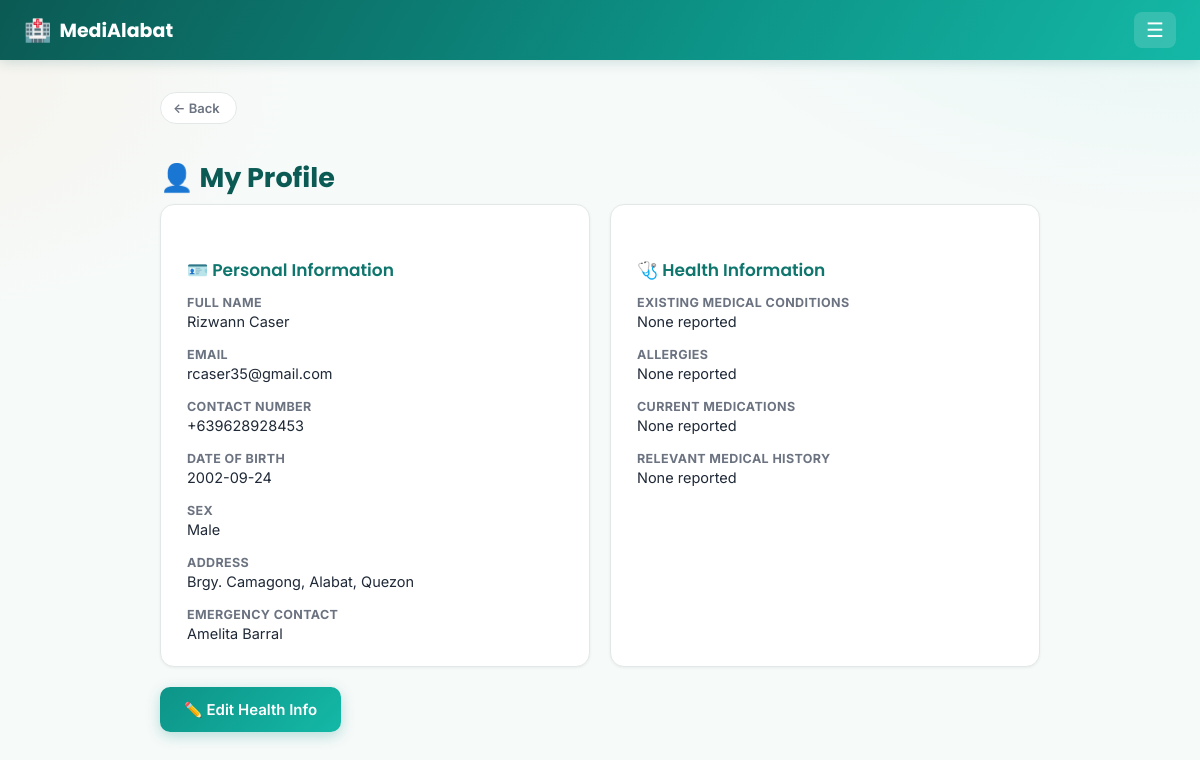
Screenshot of /profile (signed in) with the database file from the repository.
### tables this page shows
CREATE TABLE users (
    id INTEGER PRIMARY KEY AUTOINCREMENT,
    role TEXT NOT NULL CHECK(role IN ('patient', 'staff')),
    full_name TEXT NOT NULL,
    email TEXT UNIQUE NOT NULL,
    password_hash TEXT NOT NULL,
    contact_number TEXT,
    created_at TEXT DEFAULT CURRENT_TIMESTAMP
, first_name TEXT, middle_name TEXT, last_name TEXT, status TEXT NOT NULL DEFAULT 'active', reviewed_by INTEGER, reviewed_at TEXT);

CREATE TABLE patient_profiles (
    user_id INTEGER PRIMARY KEY REFERENCES users(id) ON DELETE CASCADE,
    date_of_birth TEXT,
    address TEXT,
    sex TEXT,
    emergency_contact TEXT,
    existing_conditions TEXT,
    allergies TEXT,
    medications TEXT,
    medical_history TEXT
, emergency_contact_name TEXT, emergency_contact_relation TEXT, emergency_contact_number TEXT);

### app.py (the view)
@app.route("/profile")
@login_required(role="patient")
def patient_profile(user):
    conn = get_db()
    profile = conn.execute(
        "SELECT * FROM patient_profiles WHERE user_id = ?", (user["id"],)
    ).fetchone()
    conn.close()
    return render_template("patient/profile.html", profile=profile)

### app.py (called while the page is built)
def current_user():
    if "user_id" not in session:
        return None
    conn = get_db()
    user = conn.execute("SELECT * FROM users WHERE id = ?", (session["user_id"],)).fetchone()
    conn.close()
    return user

def current_lang():
    return session.get("lang", DEFAULT_LANG)

@app.context_processor
def inject_globals():
    lang = current_lang()
    def fdate(d):
        """'October 8, 2026' / 'Oktubre 8, 2026' — month name follows the active language."""
        return f"{_t('month.' + str(d.month), lang=lang)} {d.day}, {d.year}"
    def fdatetime(value):
        """Format a stored 'YYYY-MM-DD HH:MM' string; returns '' for empty/unparseable values."""
        try:
            dt = datetime.strptime(value, "%Y-%m-%d %H:%M")
        except (TypeError, ValueError):
            return ""
        hour12 = dt.hour % 12 or 12
        return f"{fdate(dt.date())} · {hour12}:{dt.minute:02d} {'AM' if dt.hour < 12 else 'PM'}"
    return {
        "current_user": current_user(),
        "current_lang": lang,
        "t": lambda key, **kwargs: _t(key, lang=lang, **kwargs),
        "fdate": fdate,
        "fdatetime": fdatetime,
    }

def login_required(role=None):
    def decorator(view):
        @functools.wraps(view)
        def wrapped(*args, **kwargs):
            user = current_user()
            if user is None:
                return redirect(url_for("login"))
            if user["role"] == "staff" and user["status"] != "active":
                session.clear()                    # an unapproved / rejected staff account must never get in
                return redirect(url_for("login"))
            if role and user["role"] != role:
                abort(403)
            return view(user, *args, **kwargs)
        return wrapped
    return decorator

### db.py (called while the page is built)
def get_db():
    conn = sqlite3.connect(DB_PATH)
    conn.row_factory = sqlite3.Row
    conn.execute("PRAGMA foreign_keys = ON")
    return conn

### translations.py (called while the page is built)
def t(key, lang="en", **kwargs):
    entry = TRANSLATIONS.get(key)
    if not entry:
        return key
    text = entry.get(lang) or entry.get(DEFAULT_LANG) or key
    if kwargs:
        try:
            text = text.format(**kwargs)
        except (KeyError, IndexError):
            pass
    return text

### templates/patient/profile.html (shortened to what this page needs)
{% extends "base.html" %}
{% block content %}
<h1 class="fade-in">👤 {{ t('profile.title') }}</h1>
<div class="two-col">
    <div class="card fade-in">
        <h2>🪪 {{ t('profile.personal_info') }}</h2>
        <dl class="detail-list">
            <dt>{{ t('auth.full_name') }}</dt><dd>{{ current_user.full_name }}</dd>
            <dt>{{ t('auth.email_only') }}</dt><dd>{{ current_user.email }}</dd>
            <dt>{{ t('auth.contact_number') }}</dt><dd>{{ current_user.contact_number }}</dd>
            <dt>{{ t('auth.dob') }}</dt><dd>{{ profile.date_of_birth }}</dd>
            <dt>{{ t('auth.sex') }}</dt><dd>{{ profile.sex }}</dd>
            <dt>{{ t('auth.address') }}</dt><dd>{{ profile.address }}</dd>
            {% if profile.emergency_contact_name or profile.emergency_contact_relation or profile.emergency_contact_number %}
            <dt>{{ t('profile.emergency_contact_name') }}</dt><dd>{{ profile.emergency_contact_name or t('profile.none_reported') }}</dd>
            <dt>{{ t('profile.emergency_contact_relation') }}</dt><dd>{{ profile.emergency_contact_relation or t('profile.none_reported') }}</dd>
            <dt>{{ t('profile.emergency_contact_number') }}</dt><dd>{{ profile.emergency_contact_number or t('profile.none_reported') }}</dd>
            {% else %}
            <dt>{{ t('profile.emergency_contact') }}</dt><dd>{{ profile.emergency_contact or t('profile.none_reported') }}</dd>
            {% endif %}
        </dl>
    </div>
    <div class="card fade-in">
        <h2>🩺 {{ t('profile.health_info') }}</h2>
        <dl class="detail-list">
            <dt>{{ t('profile.existing_conditions') }}</dt><dd>{{ profile.existing_conditions or t('profile.none_reported') }}</dd>
            <dt>{{ t('profile.allergies') }}</dt><dd>{{ profile.allergies or t('profile.none_reported') }}</dd>
            <dt>{{ t('profile.medications') }}</dt><dd>{{ profile.medications or t('profile.none_reported') }}</dd>
            <dt>{{ t('profile.medical_history') }}</dt><dd>{{ profile.medical_history or t('profile.none_reported') }}</dd>
        </dl>
    </div>
</div>
<a href="{{ url_for('patient_profile_edit') }}" class="btn-primary">✏️ {{ t('profile.edit_btn') }}</a>
{% endblock %}

### static/style.css (style rules this page uses)
:root { --primary: #0d9488; --primary-dark: #0f766e; --primary-darker: #0b5a54; --accent: #2dd4bf; --accent-warm: #fb923c; --bg: #f6faf9; --card-bg: #ffffff; --text: #1f2937; --muted: #6b7280; --danger: #dc2626; --border: #e2e8e7; --radius: 14px; --radius-lg: 20px; --shadow-sm: 0 1px 3px rgba(15, 23, 42, 0.06); --shadow-md: 0 8px 24px rgba(13, 148, 136, 0.10); --shadow-lg: 0 16px 40px rgba(13, 148, 136, 0.16); --heading: var(--primary-darker); --subheading: var(--primary-dark); --input-bg: #fbfdfd; --surface-faint: #edf2f1; --control-bg: #ffffff; --hero-gradient: linear-gradient(135deg, #0d9488 0%, #14b8a6 50%, #2dd4bf 100%); --nav-gradient: linear-gradient(120deg, #0b5a54, #0d9488 60%, #14b8a6); --btn-gradient: linear-gradient(135deg, #0d9488, #14b8a6); --btn-shadow: rgba(13, 148, 136, 0.28); --solid: #0d9488; --tint: #ecfdf9; --tint-strong: #d1fae5; --text-on-tint: #0b5a54; --ai-card-bg: linear-gradient(135deg, #ecfdf9, #fff7ed); --danger-tint: #fef2f2; --warn-tint: #fff7ed; --chip-pending-bg: #fef3c7; --chip-pending-fg: #92400e; --chip-approved-bg: #d1fae5; --chip-approved-fg: #065f46; --chip-resched-bg: #fed7aa; --chip-resched-fg: #9a3412; --flash-ok-bg: #d1fae5; --flash-ok-fg: #065f46; --flash-err-bg: #fee2e2; --flash-err-fg: #991b1b; --slot-open-fg: #065f46; --slot-blocked-bg: #fef2f2; --slot-blocked-border: #fecaca; --slot-blocked-fg: #991b1b; --slot-approved-bg: #ecfdf9; --sun: #dc2626; --sat: #2563eb; --am-bg: #fff7ed; --am-border: #fed7aa; --am-fg: #9a3412; --am-label: #b45309; --pm-bg: #eef2ff; --pm-border: #c7d2fe; --pm-fg: #3730a3; --pm-label: #4338ca; color-scheme: light; }
* { box-sizing: border-box; overflow-wrap: break-word; }
body { margin: 0; font-family: 'Inter', system-ui, -apple-system, sans-serif; transition: background-color 0.2s ease, color 0.2s ease; background: radial-gradient(900px 500px at 100% -10%, rgba(45, 212, 191, 0.10), transparent 60%), radial-gradient(700px 400px at -10% 10%, rgba(251, 146, 60, 0.07), transparent 60%), var(--bg); background-attachment: fixed; color: var(--text); -webkit-font-smoothing: antialiased; }
h1, h2, h3, .brand, .brand-lg { font-family: 'Poppins', 'Inter', system-ui, sans-serif; }
a { color: var(--primary); text-decoration: none; transition: color 0.15s ease; }
.fade-in { animation: fadeInUp 0.35s ease both; }
h1 { font-size: 27px; margin-bottom: 6px; font-weight: 700; color: var(--heading); }
h2 { font-size: 17px; margin-top: 30px; margin-bottom: 12px; color: var(--subheading); font-weight: 600; }
.card { background: var(--card-bg); border: 1px solid var(--border); border-radius: var(--radius); padding: 22px 26px; margin-bottom: 20px; box-shadow: var(--shadow-sm); transition: box-shadow 0.2s ease, transform 0.2s ease; }
.btn-primary { background: var(--btn-gradient); color: white; border: none; padding: 13px 24px; border-radius: 10px; font-size: 15px; font-weight: 600; display: inline-block; text-align: center; box-shadow: 0 4px 14px var(--btn-shadow); transition: transform 0.15s ease, box-shadow 0.15s ease; }
.detail-list { display: grid; grid-template-columns: 1fr; row-gap: 3px; margin: 0; }
.detail-list dt { color: var(--muted); font-size: 12.5px; font-weight: 700; text-transform: uppercase; letter-spacing: 0.03em; overflow-wrap: break-word; margin-top: 12px; }
.detail-list dt:first-of-type { margin-top: 0; }
.detail-list dd { margin: 0 0 2px; overflow-wrap: break-word; font-size: 14.5px; }
.two-col { display: grid; grid-template-columns: 1fr 1fr; gap: 20px; }

### rows the page displays
users: full_name "Rizwann Caser", email "rcaser35@gmail.com", contact_number "+639628928453"
patient_profiles: date_of_birth "2002-09-24", sex "Male", address "Brgy. Camagong, Alabat, Quezon", emergency_contact "Amelita Barral", existing_conditions "None reported", allergies "None reported", medications "None reported", medical_history "None reported"

### other values shown
{{ t('nav.back') }} "Back"
{{ t('profile.title') }} "My Profile"
{{ t('profile.personal_info') }} "Personal Information"
{{ t('auth.full_name') }} "FULL NAME"
{{ t('auth.email_only') }} "EMAIL"
{{ t('auth.contact_number') }} "CONTACT NUMBER"
{{ t('auth.dob') }} "DATE OF BIRTH"
{{ t('auth.sex') }} "SEX"
{{ t('auth.address') }} "ADDRESS"
{{ t('profile.emergency_contact') }} "EMERGENCY CONTACT"
{{ t('profile.health_info') }} "Health Information"
{{ t('profile.existing_conditions') }} "EXISTING MEDICAL CONDITIONS"
{{ t('profile.allergies') }} "ALLERGIES"
{{ t('profile.medications') }} "CURRENT MEDICATIONS"
{{ t('profile.medical_history') }} "RELEVANT MEDICAL HISTORY"
